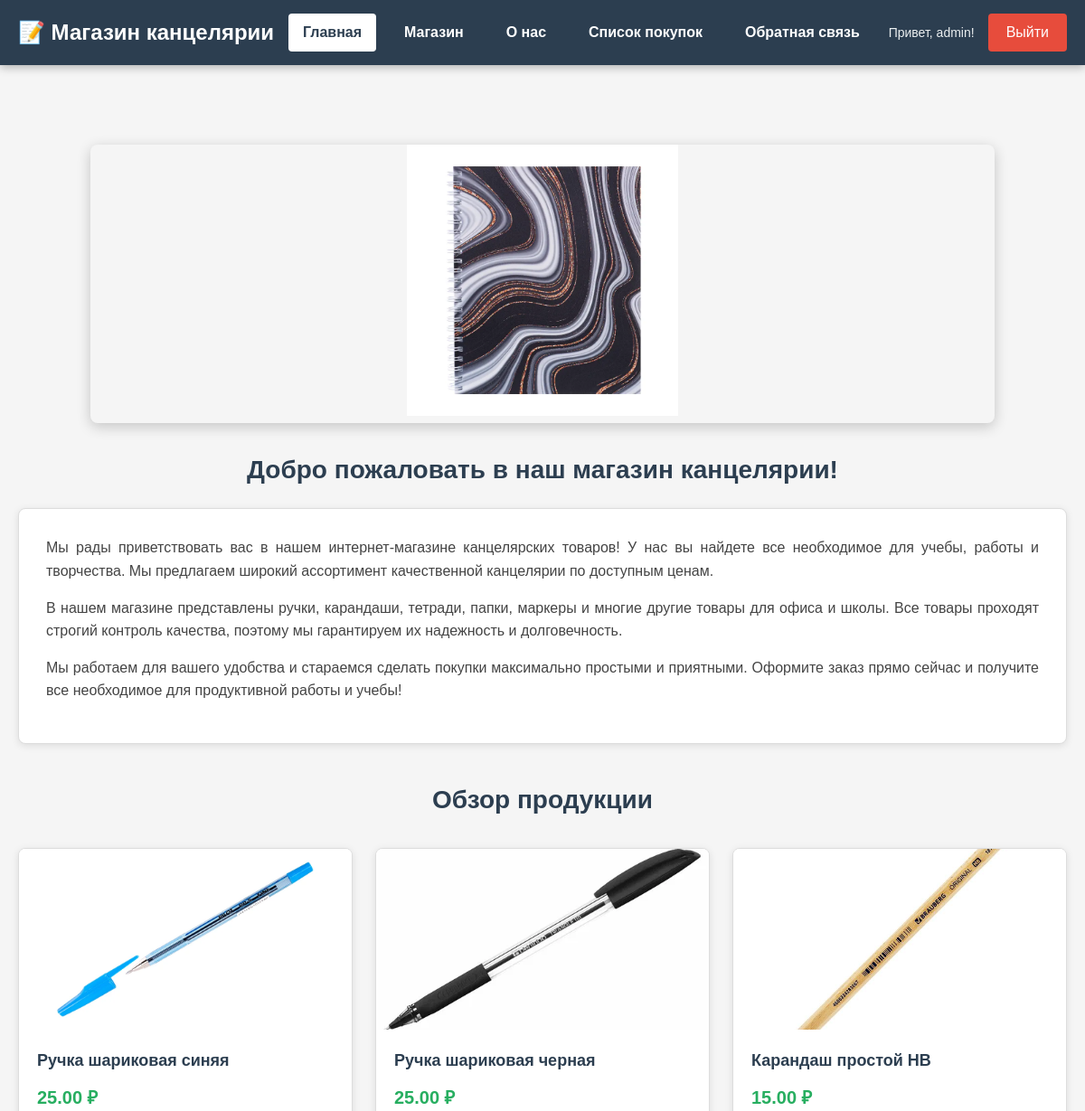
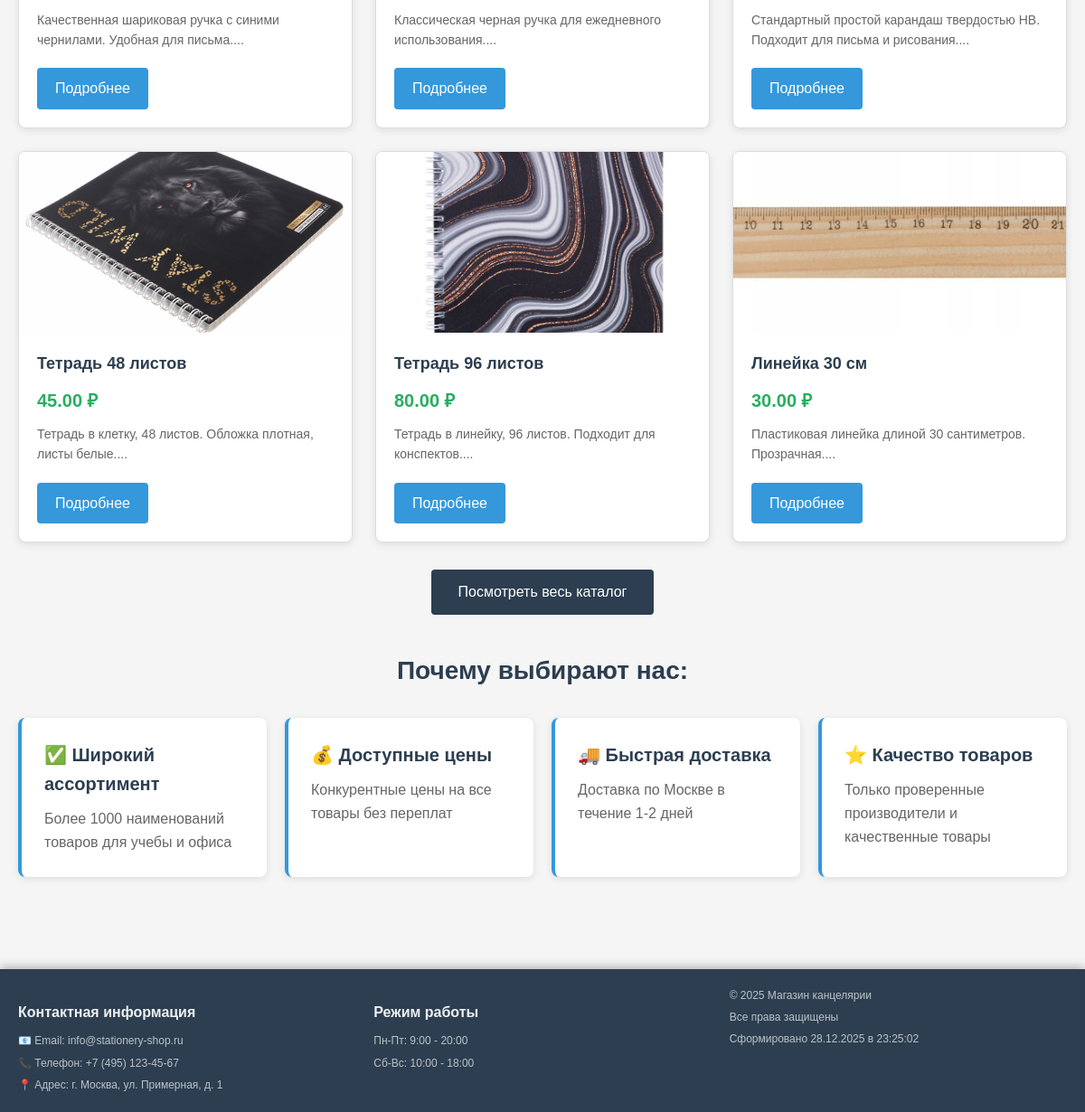
/index.php (signed in), run on the app's committed database (2 pictures, top to bottom).
### tables this page shows
CREATE TABLE IF NOT EXISTS users (
    id INT AUTO_INCREMENT PRIMARY KEY,
    login VARCHAR(50) UNIQUE NOT NULL,
    password VARCHAR(255) NOT NULL,
    email VARCHAR(100),
    created_at TIMESTAMP DEFAULT CURRENT_TIMESTAMP
);

CREATE TABLE IF NOT EXISTS products (
    id INT AUTO_INCREMENT PRIMARY KEY,
    name VARCHAR(200) NOT NULL,
    description TEXT,
    price DECIMAL(10, 2) NOT NULL,
    image VARCHAR(255),
    category VARCHAR(100),
    characteristics TEXT,
    quantity INT DEFAULT 0,
    created_at TIMESTAMP DEFAULT CURRENT_TIMESTAMP
);

### index.php (the view, shortened to what this page needs)
<?php
include 'header.php';
$result = $mysql->query("SELECT * FROM products ORDER BY id LIMIT 6");
$featured_products = [];
while ($row = $result->fetch_assoc()) {
    $featured_products[] = $row;
}
?>
<div class="main-content">
    <div class="slideshow-container">
        <div class="slideshow">
            <img src="images/notebook_96.jpg" alt="Тетради" style="width:100%">
        </div>
    </div>
    <div class="welcome-section">
        <h2>Добро пожаловать в наш магазин канцелярии!</h2>
        <div class="text-block">
            <p>
                Мы рады приветствовать вас в нашем интернет-магазине канцелярских товаров!
                У нас вы найдете все необходимое для учебы, работы и творчества.
                Мы предлагаем широкий ассортимент качественной канцелярии по доступным ценам.
            </p>
            <p>
                В нашем магазине представлены ручки, карандаши, тетради, папки, маркеры
                и многие другие товары для офиса и школы. Все товары проходят строгий
                контроль качества, поэтому мы гарантируем их надежность и долговечность.
            </p>
            <p>
                Мы работаем для вашего удобства и стараемся сделать покупки максимально
                простыми и приятными. Оформите заказ прямо сейчас и получите все необходимое
                для продуктивной работы и учебы!
            </p>
        </div>
    </div>
    <div class="products-overview">
        <h2>Обзор продукции</h2>
        <div class="products-grid">
            <?php foreach ($featured_products as $product): ?>
                <div class="product-card">
                    <div class="product-image">
                        <img src="images/<?php echo htmlspecialchars($product['image']); ?>"
                             alt="<?php echo htmlspecialchars($product['name']); ?>"
                             onerror="this.src='images/no-image.jpg'">
                    </div>
                    <div class="product-info">
                        <h3><?php echo htmlspecialchars($product['name']); ?></h3>
                        <p class="product-price"><?php echo number_format($product['price'], 2, '.', ' '); ?> ₽</p>
                        <p class="product-description"><?php echo htmlspecialchars(mb_substr($product['description'], 0, 80)) . '...'; ?></p>
                        <a href="product.php?id=<?php echo $product['id']; ?>" class="view-product-btn">Подробнее</a>
                    </div>
                </div>
            <?php endforeach; ?>
        </div>
        <div class="view-all-section">
            <a href="shop.php" class="view-all-btn">Посмотреть весь каталог</a>
        </div>
    </div>
    <div class="features-section">
        <h2>Почему выбирают нас:</h2>
        <div class="features-list">
            <div class="feature-item">
                <h3>✅ Широкий ассортимент</h3>
                <p>Более 1000 наименований товаров для учебы и офиса</p>
            </div>
            <div class="feature-item">
                <h3>💰 Доступные цены</h3>
                <p>Конкурентные цены на все товары без переплат</p>
            </div>
            <div class="feature-item">
                <h3>🚚 Быстрая доставка</h3>
                <p>Доставка по Москве в течение 1-2 дней</p>
            </div>
            <div class="feature-item">
                <h3>⭐ Качество товаров</h3>
                <p>Только проверенные производители и качественные товары</p>
            </div>
        </div>
    </div>
</div>
<?php include 'footer.php'; ?>

### header.php (shortened to what this page needs)
<?php
include 'database.php';
$is_logged_in = isset($_SESSION['user_id']);
$current_user = null;
if ($is_logged_in) {
    $stmt = $mysql->prepare("SELECT * FROM users WHERE id = ?");
    $stmt->bind_param("i", $_SESSION['user_id']);
    $stmt->execute();
    $result = $stmt->get_result();
    $current_user = $result->fetch_assoc();
}
?>
<!DOCTYPE html>
<html lang="ru">
<head>
    <link rel="stylesheet" href="style.css">
</head>
<body>
    <div class="header">
        <div class="header-content">
            <div class="logo-section">
                <h1>📝 Магазин канцелярии</h1>
            </div>
            <nav class="navbar">
                <a href="index.php" class="<?php echo (basename($_SERVER['PHP_SELF']) == 'index.php') ? 'active' : ''; ?>">Главная</a>
                <a href="shop.php" class="<?php echo (basename($_SERVER['PHP_SELF']) == 'shop.php') ? 'active' : ''; ?>">Магазин</a>
                <a href="about.php" class="<?php echo (basename($_SERVER['PHP_SELF']) == 'about.php') ? 'active' : ''; ?>">О нас</a>
                <?php if ($is_logged_in): ?>
                    <a href="cart.php" class="<?php echo (basename($_SERVER['PHP_SELF']) == 'cart.php') ? 'active' : ''; ?>">Список покупок</a>
                    <a href="feedback.php" class="<?php echo (basename($_SERVER['PHP_SELF']) == 'feedback.php') ? 'active' : ''; ?>">Обратная связь</a>
                <?php endif; ?>
            </nav>
            <div class="auth-section">
                <?php if ($is_logged_in): ?>
                    <span class="user-info">Привет, <?php echo htmlspecialchars($current_user['login']); ?>!</span>
                    <a href="logout.php" class="logout-btn">Выйти</a>
                <?php else: ?>
                    <a href="login.php" class="login-btn">Войти</a>
                <?php endif; ?>
            </div>
        </div>
    </div>

### style.css (style rules this page uses)
* { box-sizing: border-box; margin: 0; padding: 0; }
body { font-family: Arial, sans-serif; background: #f5f5f5; color: #333; line-height: 1.6; padding-top: 120px; padding-bottom: 200px; }
.header { background: #2c3e50; color: #fff; padding: 15px 0; position: fixed; top: 0; width: 100%; z-index: 1000; box-shadow: 0 2px 10px rgba(0, 0, 0, 0.3); }
.header-content { max-width: 1200px; margin: 0 auto; padding: 0 20px; display: flex; justify-content: space-between; align-items: center; flex-wrap: wrap; }
.logo-section h1 { font-size: 24px; margin: 0; }
.navbar { display: flex; gap: 15px; flex-wrap: wrap; }
.navbar a { text-decoration: none; color: #fff; font-weight: 600; padding: 8px 16px; border-radius: 4px; transition: all 0.3s ease; }
.navbar a.active { background: #fff; color: #2c3e50; }
.auth-section { display: flex; align-items: center; gap: 15px; }
.user-info { color: #ecf0f1; font-size: 14px; }
.login-btn, .logout-btn { background: #3498db; color: white; padding: 8px 20px; text-decoration: none; border-radius: 4px; transition: background 0.3s ease; }
.logout-btn { background: #e74c3c; }
.main-content { max-width: 1200px; margin: 0 auto; padding: 20px; }
h2 { color: #2c3e50; margin: 30px 0 20px; font-size: 28px; text-align: center; }
h3 { color: #34495e; margin: 20px 0 10px; font-size: 20px; }
.slideshow-container { position: relative; margin: 20px auto; max-width: 1000px; border-radius: 8px; overflow: hidden; box-shadow: 0 4px 15px rgba(0, 0, 0, 0.2); }
.slideshow { display: none; animation: fade 1.5s; }
.slideshow img { width: 100%; height: auto; max-height: 300px; object-fit: contain; }
.text-block { background: #fff; padding: 30px; border-radius: 8px; margin: 20px 0; border: 1px solid #ddd; box-shadow: 0 2px 8px rgba(0, 0, 0, 0.1); }
.text-block p { margin-bottom: 15px; color: #444; text-align: justify; }
.products-overview { margin: 40px 0; }
.products-grid { display: grid; grid-template-columns: repeat(auto-fill, minmax(280px, 1fr)); gap: 25px; margin: 30px 0; }
.product-card { background: #fff; border-radius: 8px; overflow: hidden; box-shadow: 0 2px 8px rgba(0, 0, 0, 0.1); transition: transform 0.3s ease, box-shadow 0.3s ease; border: 1px solid #ddd; }
.product-image { width: 100%; height: 200px; overflow: hidden; background: #f8f8f8; }
.product-image img { width: 100%; height: 100%; object-fit: cover; }
.product-info { padding: 20px; }
.product-info h3 { font-size: 18px; margin: 0 0 10px 0; color: #2c3e50; }
.product-price { font-size: 20px; font-weight: bold; color: #27ae60; margin: 10px 0; }
.product-description { color: #666; font-size: 14px; margin: 10px 0; min-height: 40px; }
.view-product-btn { display: inline-block; background: #3498db; color: white; padding: 10px 20px; text-decoration: none; border-radius: 4px; margin-top: 10px; transition: background 0.3s ease; }
.view-all-section { text-align: center; margin: 30px 0; }
.view-all-btn { display: inline-block; background: #2c3e50; color: white; padding: 12px 30px; text-decoration: none; border-radius: 4px; font-size: 16px; transition: background 0.3s ease; }
.features-section { margin: 40px 0; }
.features-list { display: grid; grid-template-columns: repeat(auto-fit, minmax(250px, 1fr)); gap: 20px; margin: 30px 0; }
.feature-item { background: #fff; padding: 25px; border-radius: 8px; box-shadow: 0 2px 8px rgba(0, 0, 0, 0.1); border-left: 4px solid #3498db; }
.feature-item h3 { margin: 0 0 10px 0; color: #2c3e50; }
.feature-item p { color: #666; margin: 0; }

### data on the page
users: login "admin"
products: image (picture), name "Ручка шариковая синяя", price "25.00", description "Качественная шариковая ручка с синими чернилами. Удобная для письма."
products: image (picture), name "Ручка шариковая черная", price "25.00", description "Классическая черная ручка для ежедневного использования."
products: image (picture), name "Карандаш простой HB", price "15.00", description "Стандартный простой карандаш твердостью HB. Подходит для письма и рисования."
products: image (picture), name "Тетрадь 48 листов", price "45.00", description "Тетрадь в клетку, 48 листов. Обложка плотная, листы белые."
products: image (picture), name "Тетрадь 96 листов", price "80.00", description "Тетрадь в линейку, 96 листов. Подходит для конспектов."
products: image (picture), name "Линейка 30 см", price "30.00", description "Пластиковая линейка длиной 30 сантиметров. Прозрачная."
